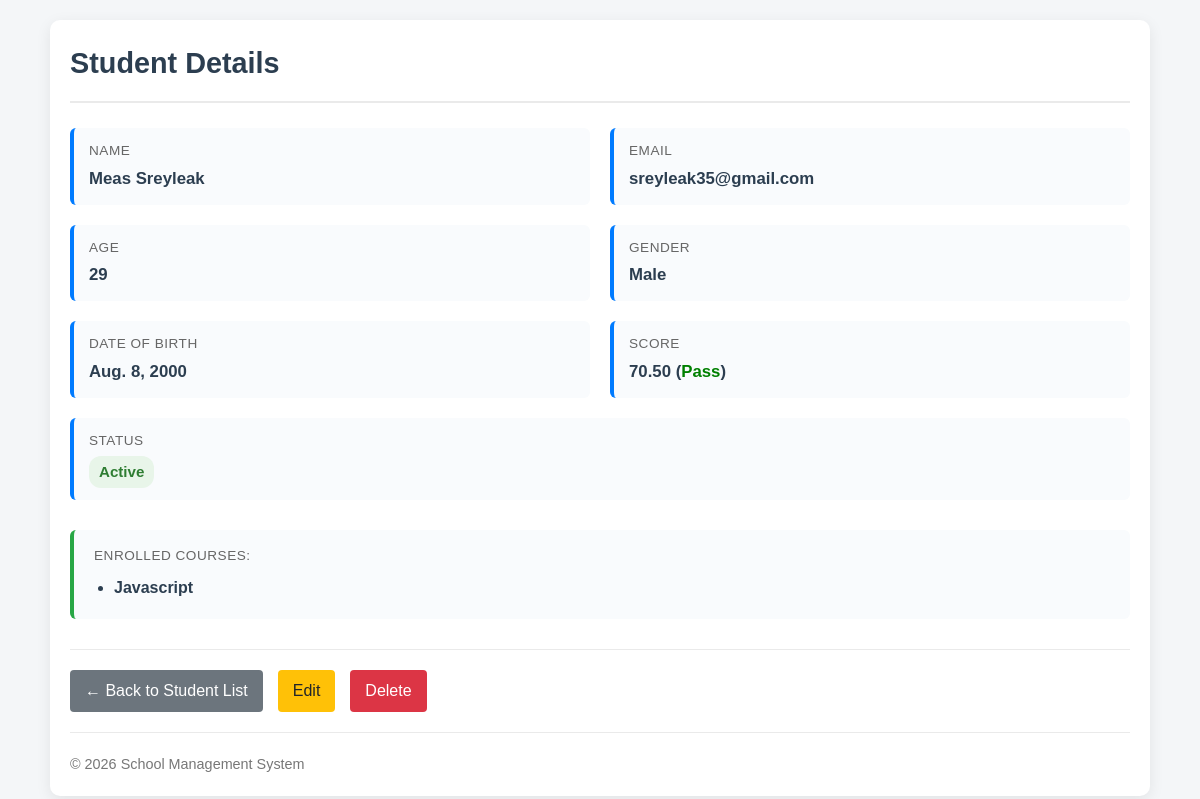
The page /students/1/ on the database as committed earlier.
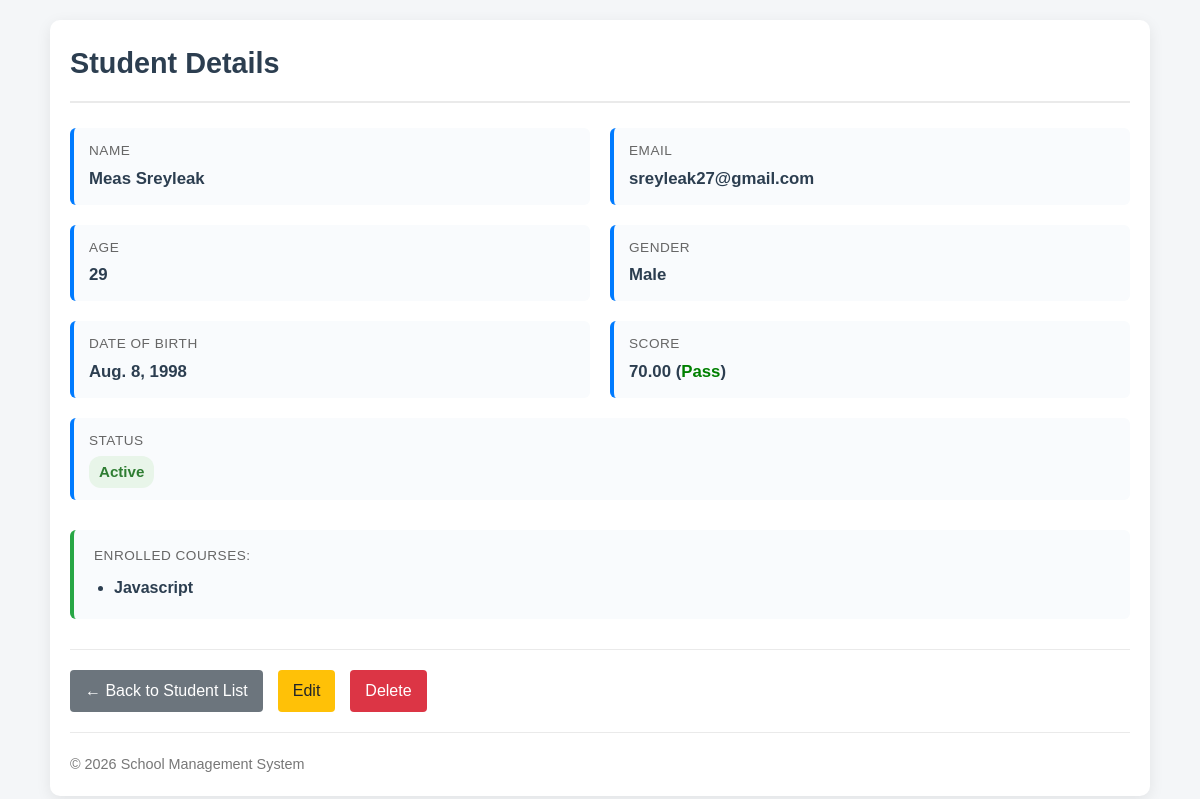
The same page on the database as committed later.
### students/models.py (models this page shows, shortened)
class Student(models.Model):
    GENDER_CHOICES = [
        ('M', 'Male'),
        ('F', 'Female'),
        ('O', 'Other'),
    ]
    name = models.CharField(max_length=100)
    email = models.EmailField(unique=True)
    age = models.PositiveIntegerField()
    gender = models.CharField(max_length=1, choices=GENDER_CHOICES)
    date_of_birth = models.DateField()
    score = models.DecimalField(max_digits=5, decimal_places=2)
    is_active = models.BooleanField(default=True)
    courses = models.ManyToManyField(Course, related_name='students', blank=True)
    created_at = models.DateTimeField(auto_now_add=True)
    updated_at = models.DateTimeField(auto_now=True)

### students/views.py (the view)
# urls.py: path('students/<int:student_id>/', views.student_detail_view, name='student_detail'),
def student_detail_view(request, student_id):
    student = get_object_or_404(Student, id=student_id)
    return render(request, 'students/student_detail.html', {'student': student})

### students/templates/students/student_detail.html (shortened to what this page needs)
{% load static %}
<!DOCTYPE html>
<html lang="en">
<head>
</head>
<body>
    <div class="container">
        <h1>Student Details</h1>
        <div class="details-grid">
            <div class="detail-item">
                <span class="label">Name</span>
                <span class="value">{{ student.name }}</span>
            </div>
            <div class="detail-item">
                <span class="label">Email</span>
                <span class="value">{{ student.email }}</span>
            </div>
            <div class="detail-item">
                <span class="label">Age</span>
                <span class="value">{{ student.age }}</span>
            </div>
            <div class="detail-item">
                <span class="label">Gender</span>
                <span class="value">{{ student.get_gender_display }}</span>
            </div>
            <div class="detail-item">
                <span class="label">Date of Birth</span>
                <span class="value">{{ student.date_of_birth }}</span>
            </div>
            <div class="detail-item">
                <span class="label">Score</span>
                <span class="value">
                    {{ student.score }}
                    {% if student.score >= 50 %}
                        (<span class="pass">Pass</span>)
                    {% else %}
                        (<span class="fail">Fail</span>)
                    {% endif %}
                </span>
            </div>
            <div class="detail-item full-width">
                <span class="label">Status</span>
                <span class="value">
                    {% if student.is_active %}
                        <span class="badge badge-active">Active</span>
                    {% else %}
                        <span class="badge badge-inactive">Inactive</span>
                    {% endif %}
                </span>
            </div>
        </div>
        <div class="courses-section">
            <span class="label">Enrolled Courses:</span>
            <ul class="course-list">
                {% for course in student.courses.all %}
                    <li>{{ course.name }}</li>
                {% empty %}
                    <li style="font-weight: normal; color: #777;">No courses enrolled.</li>
                {% endfor %}
            </ul>
        </div>
        <div class="actions">
            <a href="{% url 'student_list' %}" class="btn-secondary">&larr; Back to Student List</a>
            <a href="{% url 'student_update' student.id %}" class="btn-warning">Edit</a>
            <a href="{% url 'student_delete' student.id %}" class="btn-danger">Delete</a>
        </div>
        <hr>
        <footer>
            &copy; {{ today.year|default:"2026" }} School Management System
        </footer>
    </div>
</body>
</html>

Rows that differ between the two databases and show on the page:
changed Student "Meas Sreyleak": email "sreyleak35@gmail.com" → "sreyleak27@gmail.com"; date_of_birth "Aug. 8, 2000" → "Aug. 8, 1998"; score "70.50" → "70.00"
